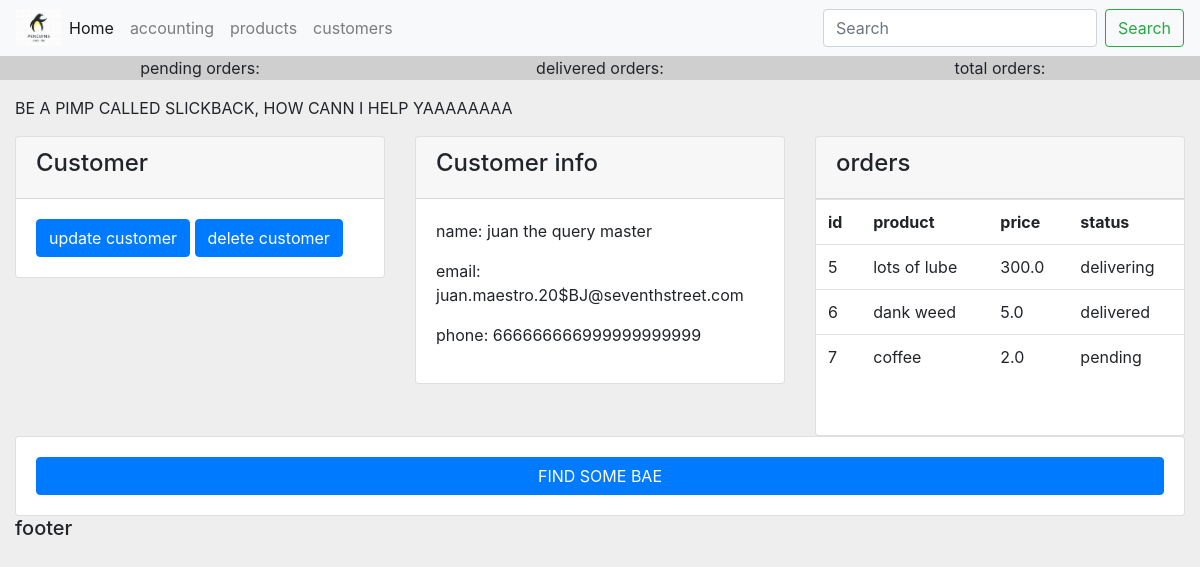
The app's page /accounting/customer/2 with its own data.
### accounting/models.py (models this page shows, shortened)
class Customer(models.Model):
    name = models.CharField(max_length=200, null=True)
    phone = models.CharField(max_length=200, null=True)
    email = models.CharField(max_length=200, null=True)
    date_created = models.DateTimeField(auto_now_add=True, null=True)

class Order(models.Model):
    STATUS = (
        ('pending', 'Pending'),
        ('delivering', 'Out on delivery'),
        ('delivered', 'Delivered')
    )
    customer = models.ForeignKey(Customer, null=True, on_delete=models.SET_NULL)
    product = models.ForeignKey(Product, null=True, on_delete=models.SET_NULL)
    status = models.CharField(max_length=200, null=True, choices=STATUS)
    date_created = models.DateTimeField(auto_now_add=True, null=True)

class Product(models.Model):
    CATEGORY = (
        ('indoors', 'Indoors'),
        ('outdoors', 'Outdoors')
    )
    name = models.CharField(max_length=200, null=True)
    price = models.FloatField(null=True)
    category = models.CharField(max_length=200, null=True, choices=CATEGORY)
    description = models.CharField(max_length=200, null=True)
    date_created = models.DateTimeField(auto_now_add=True, null=True)
    tags = models.ManyToManyField(Tag)
    def __str__(self):
        return self.name

### accounting/views.py (the view)
# urls.py: path('customer/<int:pk>', views.customer, name="accounting_customer"),
def customer(request, pk):
    customer = Customer.objects.get(id=pk)
    orders = customer.order_set.all()
    context = {
        'customer' : customer,
        'customer_orders' : orders,
    }
    return render(request, 'accounting/customer.html', context)

### accounting/templates/accounting/customer.html
{% extends 'ivy/layout.html' %}
{% block content %}
<p>BE A PIMP CALLED SLICKBACK, HOW CANN I HELP YAAAAAAAA</p>
<div class="row" >
    <div class="col">
        <div class="card">
            <div class="card-header"> <h4>Customer</h4></div>
            <div class="card-body">
                <button class="btn btn-primary"> update customer</button>
                <button class="btn btn-primary"> delete customer</button>
            </div>
        </div>
    </div>
    <div class="col">
        <div class="card">
            <div class="card-header"> <h4>Customer info</h4></div>
            <div class="card-body">
                <p>name: {{customer.name}} </p>
                <p>email: {{ customer.email }} </p>
                <p>phone: {{ customer.phone }}</p>
            </div>
        </div>
    </div>
    <div class="col">
        <div class="card">
            <div class="card-header"> <h4>orders</h4></div>
            <table class="table">
                <tr>
                    <th>id</th>
                    <th>product</th>
                    <th>price</th>
                    <th>status</th>
                </tr>
                {% for o in customer_orders %}
                    <tr>
                        <td>{{o.id}}</td>
                        <td>{{o.product}}</td>
                        <td>{{o.product.price}}</td>
                        <td>{{o.status}}</td>
                    </tr>
                {% endfor%}
            </table>
            <div class="card-body">
            </div>
        </div>
    </div>
</div>
<div class="row">
    <div class="col">
        <div class="card card-body">
            <button class="btn btn-primary">FIND SOME BAE</button>
        </div>
    </div>
</div>
{% endblock content %}

### static/css/main.css (style rules this page uses)
body { background-color: rgb(238, 238, 238); }

### records on screen
Customer: name "juan the query master", email "juan.maestro.20$BJ@seventhstreet.com", phone "666666666999999999999"
Order: id "5", product "lots of lube", product.price "300.0", status "delivering"
Order: id "6", product "dank weed", product.price "5.0", status "delivered"
Order: id "7", product "coffee", product.price "2.0", status "pending"
